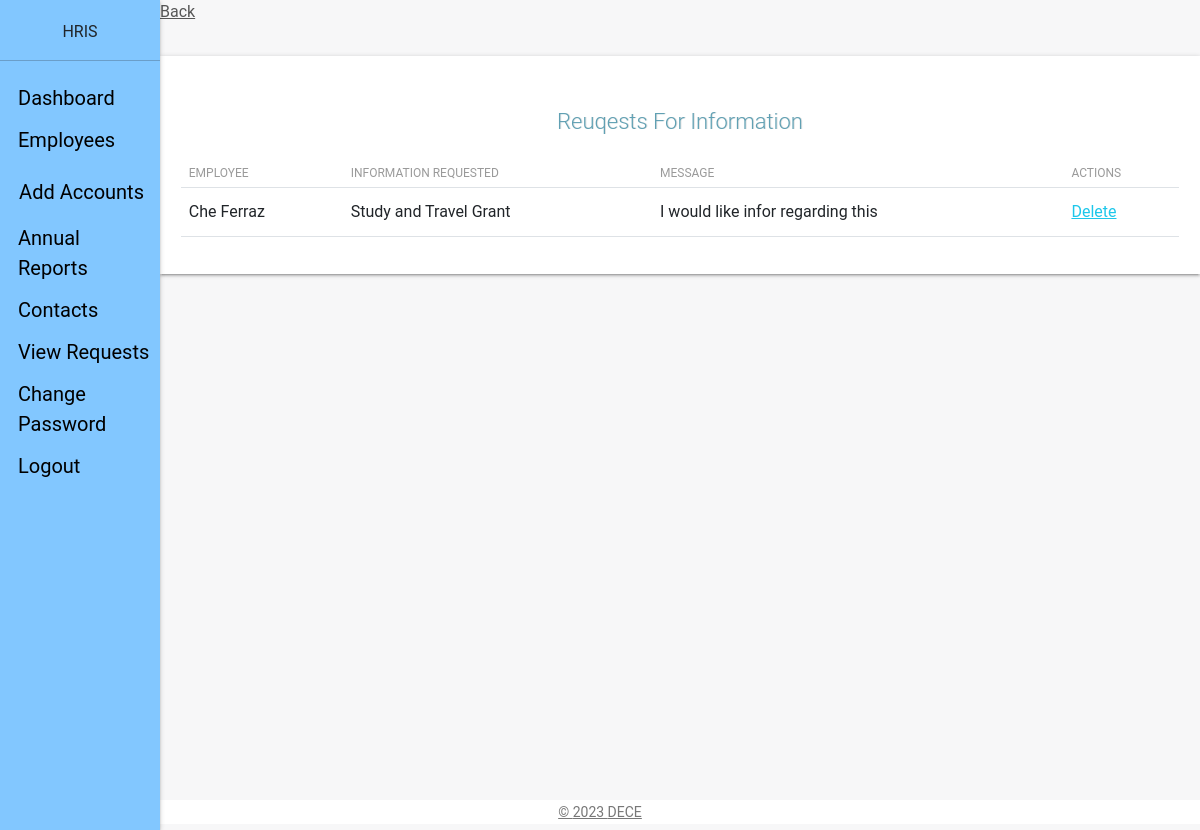
The page /admin_view/requests/ (signed in) on the database as committed earlier.
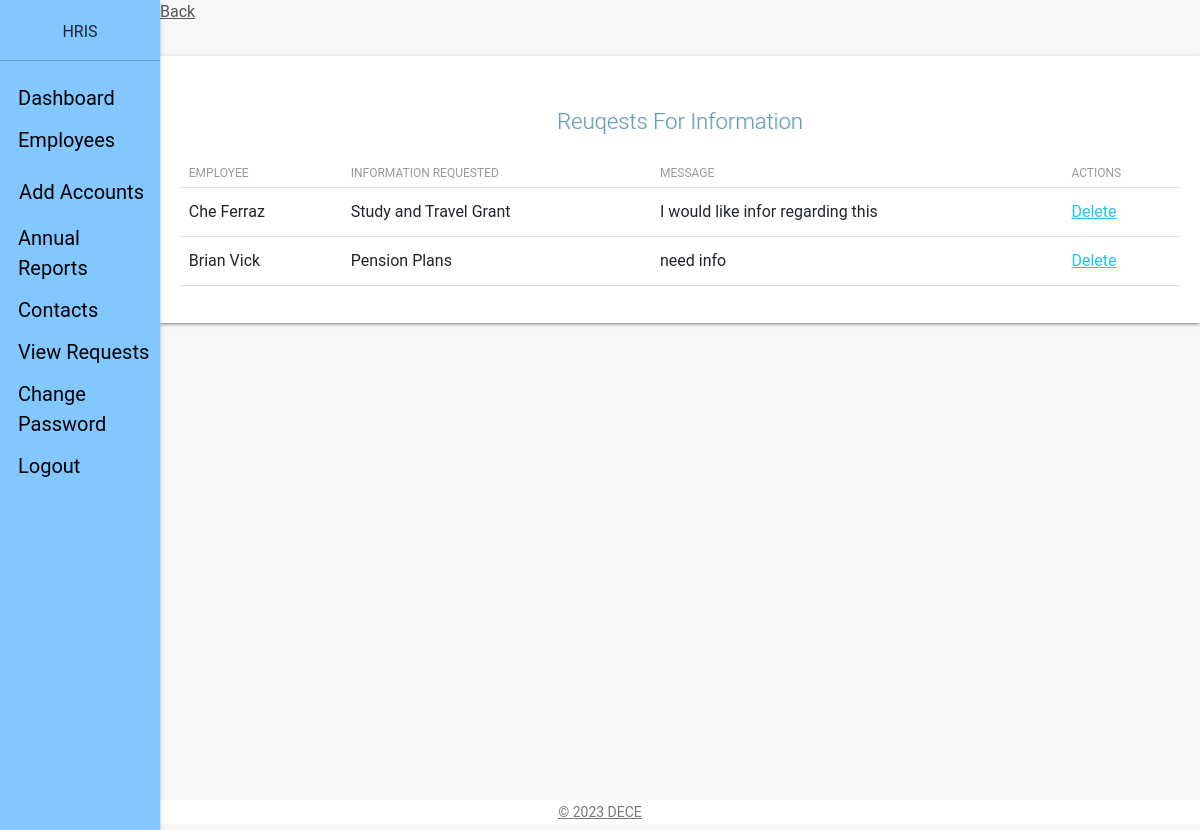
The same page on the database as committed later.
### staff_app/models.py (models this page shows, shortened)
class Requests(models.Model):
    STG = 'Study and Travel Grant'
    IVA = 'Institutional Visit Allowance'
    DTG = 'Development and Training Grant'
    BOOK = 'Book Grant'
    CLAIMFORM = 'Claim Form'
    PENSION = 'Pension Plans'
    OTHER = 'Other'
    INFORMATION = (
        (STG, 'Study and Travel Grant'),
        (IVA, 'Institutional Visit Allowance'),
        (DTG, 'Development and Training Grant'),
        (BOOK, 'Book Grant'),
        (CLAIMFORM, 'Claim Form'),
        (PENSION, 'Pension Plans'),
        (OTHER, 'Other'),
    )
    user = models.ForeignKey(CustomUser, on_delete=models.CASCADE, default=1)
    information = models.CharField(_('Information'), max_length=40, default=STG,
                                   choices=INFORMATION, blank=False)
    message = models.CharField(_('Message'), max_length=255, default='',
                               null=True, blank=True)
    created = models.DateTimeField(verbose_name=_(
        'Created'), auto_now_add=True, null=True)
    updated = models.DateTimeField(
        verbose_name=_('Updated'), auto_now=True, null=True)
    class Meta:
        verbose_name = _('Request')
        verbose_name_plural = _('Requests')
        ordering = ['-created']

### hris_app/models.py (models this page shows)
class CustomUser (AbstractUser):
    ADMINISTRATOR = '1'
    STAFF = '2'
    EMAIL_TO_USER_TYPE_MAP = {
        'administrator': ADMINISTRATOR,
        'staff': STAFF
    }
    user_type_data = ((ADMINISTRATOR, "Administrator"), (STAFF, "Staff"))
    user_type = models.CharField(
        default=1,
        choices=user_type_data,
        max_length=20
    )

### admin_app/views.py (the view)
# urls.py: path('requests/', views.requests_view, name="requests"),
def requests_view(request):
    if not (request.user.is_authenticated and request.user.is_superuser):
        return redirect('hris:home')
    rfis = Requests.objects.all().order_by('created')
    context = {
        "object": rfis
    }
    return render(request, "admin/rfi_view.html", context)

### templates/admin/rfi_view.html (shortened to what this page needs)
{% extends 'base.html' %}
{% load static %}
{% load humanize %}
{% block content %}
<link type="text/CSS" href="{% static 'css/light-bootstrap-dashboard.css' %}" rel="stylesheet"/>
<section class="row">
    <section class="col col-lg-12">
        <span><a href="{{request.META.HTTP_REFERER|escape}}" style="color:#565656;">Back</a></span>
    </section>
</section>
    <div class="table-responsive table-shadow">
        <div class="text-center table-description">
            <h4 class="title-h3" style="color: #60a0b3 !important;
            text-shadow: 1px 0px rgba(0,0,0,0.11)"> Reuqests For Information</h4>
        </div>
        <table class="table">
            <thead>
                <tr>
                    <th scope="col">Employee</th>
                    <th scope="col">Information Requested</th>
                    <th scope="col">Message</th>
                    <th scope="col">Actions</th>
                </tr>
            </thead>
            <tbody>
                {% if not object %}
                    <tr>
                    <td>No Current Requests</td>
                    </tr>
                {% else %}
                    {% for obj in object %}
                    <tr>
                        <td>{{obj.user.first_name}} {{obj.user.last_name}}</td>
                        <td>{{obj.information}}</td>
                        <td>{{obj.message}}</td>
                        <td>
                            <a href="{% url 'admin_app:request-delete' obj.id %}">Delete</a>
                        </td>
                    </tr>
                    {% endfor %}
                {% endif %}
            </tbody>
        </table>
    </div>
{% endblock content %}

Rows that differ between the two databases and show on the page:
added Requests: user.first_name "Brian", user.last_name "Vick", information "Pension Plans", message "need info"
